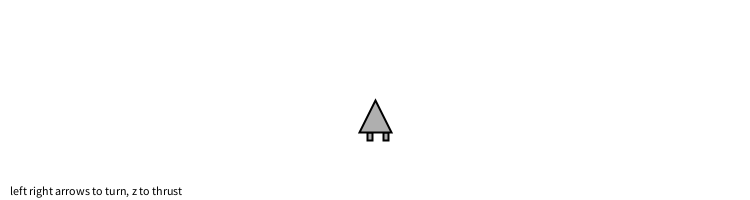
Frame 1 (no input)
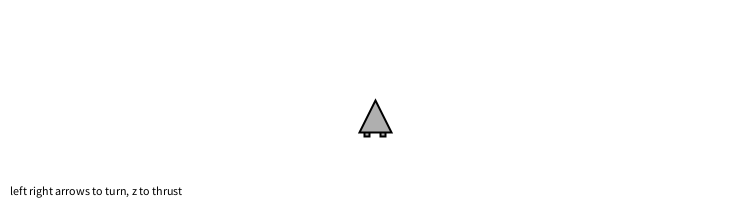
Frame 60 (the mouse pressed at the canvas centre just before this capture)
Frame 120 (the mouse held since frame 60 and released just before this capture): identical to frame 60, image omitted

The Processing sketch that drew these frames (run headless with seeded random() and noise(); from frame 60 on, the mouse is pressed at the canvas centre):

// Processing sketch: spaceship
// ── spaceship.pde
class Spaceship { 
    PVector location;
    PVector velocity;
    PVector acceleration;

    float damping = 0.995;
    float topspeed = 6;

    float heading = 0;

    float r = 16;

    boolean thrusting = false;

    Spaceship() {
        location = new PVector(width / 2, height / 2);
        velocity = new PVector();
        acceleration = new PVector();
    } 

    void update() { 
        velocity.add(acceleration);
        velocity.mult(damping);
        velocity.limit(topspeed);
        location.add(velocity);
        acceleration.mult(0);
    }

    void applyForce(PVector force) {
        PVector f = force.copy();
        acceleration.add(f);
    }

    void turn(float a) {
        heading += a;
    }
  
    void thrust() {
        float angle = heading - PI / 2;
        PVector force = new PVector(cos(angle), sin(angle));
        force.mult(0.1);
        applyForce(force); 
        thrusting = true;
    }

    void wrapEdges() {
        float buffer = r * 2;
        if (location.x > width + buffer) location.x = -buffer;
        else if (location.x < -buffer) location.x = width + buffer;
        if (location.y > height + buffer) location.y = -buffer;
        else if (location.y < -buffer) location.y = height + buffer;
    }

    void display() { 
        stroke(0);
        strokeWeight(2);
        pushMatrix();
        translate(location.x, location.y + r);
        rotate(heading);
        fill(175);
        if (thrusting) fill(255, 0, 0);

        rect(-r / 2, r, r / 3, r / 2);
        rect(r / 2, r, r / 3, r / 2);
        fill(175);

        beginShape();
        vertex(-r, r);
        vertex(0, -r);
        vertex(r, r);
        endShape(CLOSE);
        rectMode(CENTER);
        popMatrix();
        
        thrusting = false;
    }
}

Spaceship ship;

void setup() {
    size(750, 200);
    smooth();
    ship = new Spaceship();
}

void draw() {
    background(255); 
  
    ship.update();
    ship.wrapEdges();
    ship.display();

    fill(0);
    text("left right arrows to turn, z to thrust", 10, height - 5);

    if (keyPressed) {
        if (key == CODED && keyCode == LEFT) {
            ship.turn(-0.03);
        } else if (key == CODED && keyCode == RIGHT) {
            ship.turn(0.03);
        } else if (key == 'z' || key == 'Z') {
            ship.thrust(); 
        }
    }
}
